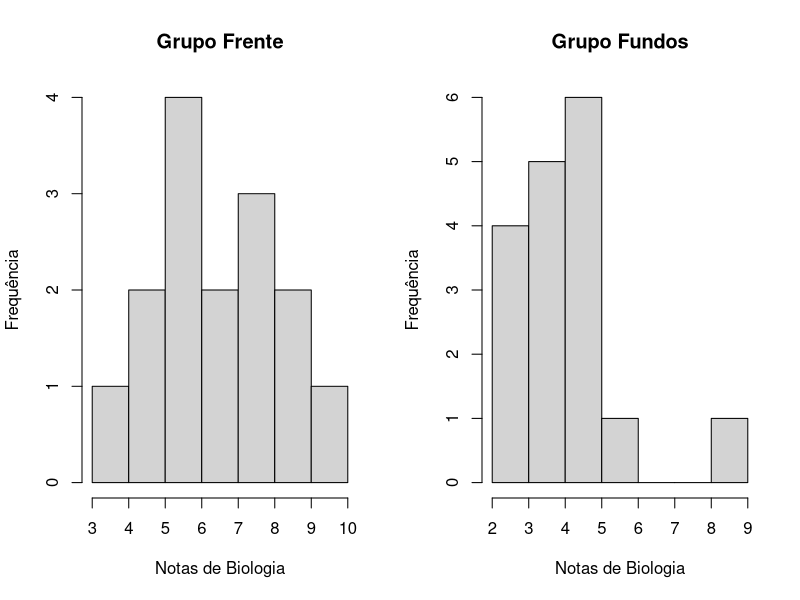
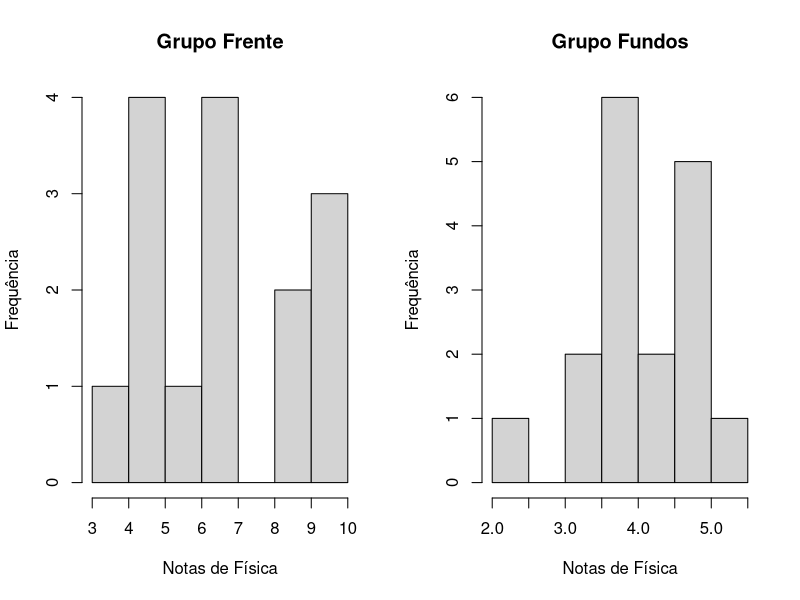
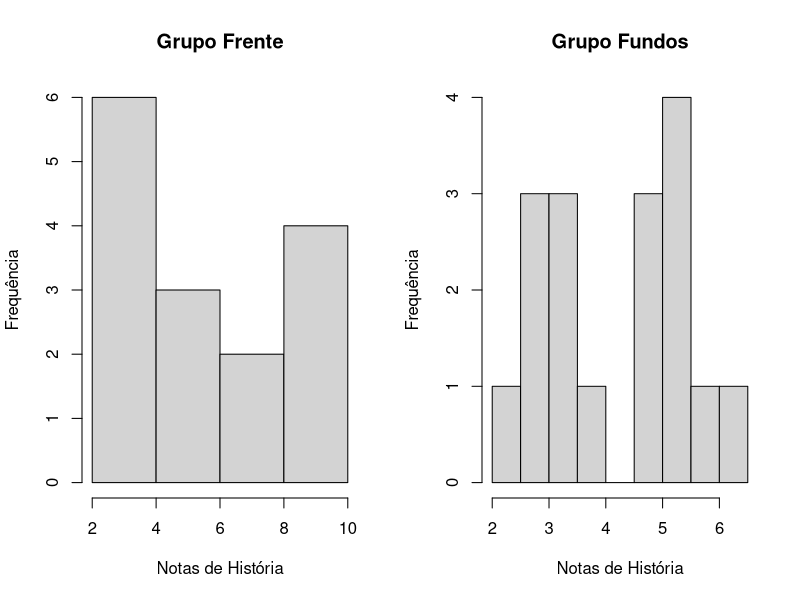

Write R code to recreate these figures, in order.
######## TESTE DE MANN-WHITNEY NO R ########
# Fazer o teste não paramétrico de Mann-Whitney para duas amostras independentes: uni e bicaudal.
# Pedir a estatística descritiva dos dados

# Objetivo: comparar dois grupos independentes, utilizado quando a amostra não é normal.
# em amostras "não normais", a média não é uma boa representação do conjunto de dados,
# portanto não faz sentido rodar o teste mann-whitney e reportar a média dos grupos,
# faz muito mais sentido reportar a mediana e o intervalo, amplitude interquartil.

# também chamado de: Wilcoxon rank-sum test (teste para soma dos postos de Wilcoxon)

if(!require(dplyr)) install.packages("dplyr")
library(dplyr)
if(!require(rstatix)) install.packages("rstatix")
library(rstatix)

###### PRESSUPOSTOS ######
## Variável dependente numérica ou categórica ordinal.
## Variável independente composta por dois grupos independentes.

###### EXERCÍCIO ######
# O banco de dados contém informações de 32 alunos de uma rede pública e privada.
# Verificar se há efeito da posição que o aluno ocupa na sala (se "Frente" ou "Fundo")
# sobre as suas notas de Biologia, Física e História.
# Descrever os resultados de forma apropriada.

dados <- read.csv2('Banco de Dados 3.csv')
View(dados)
glimpse(dados)

# Realização do teste de Mann-Whitney
wilcox.test(Nota_Biol ~ Posicao_Sala, data = dados) # rejeita H0
wilcox.test(Nota_Fis ~ Posicao_Sala, data = dados) # rejeita H0 
wilcox.test(Nota_Hist ~ Posicao_Sala, data = dados) # aceita H0

# As hipóteses para o teste de Mann-Whitney são:
# H0: mediana do grupo A = mediana do grupo B → p > 0,05
# H1: mediana do grupo A ≠ mediana do grupo B → p ≤ 0,05

# OBS: o teste bicaudal é default, caso deseje unicaudal, necessário incluir:
  # alternative = "greater" ou alternative = "less"
wilcox.test(Nota_Biol ~ Posicao_Sala, data = dados, alternative = "greater") # rejeita H0
wilcox.test(Nota_Fis ~ Posicao_Sala, data = dados, alternative = "greater") # rejeita H0 
wilcox.test(Nota_Hist ~ Posicao_Sala, data = dados, alternative = "greater") # aceita H0
# Nesse caso, o teste verificará se é a mediana do primeiro grupo é maior que a mediana do segundo
# O R está considerando "Frente" como primeiro grupo


# Análise descritiva dos dados
dados %>% group_by(Posicao_Sala) %>% 
  get_summary_stats(Nota_Biol, Nota_Hist, Nota_Fis, type = "median_iqr") # mediana ou amplitude interquartil

# Utilizando estatística não paramétrica
dados %>% group_by(Posicao_Sala) %>% 
  get_summary_stats(Nota_Biol, Nota_Hist, Nota_Fis, type = "mean_sd") # média
?get_summary_stats

# Visualização da distribuição
par(mfrow = c(1,2))
hist(dados$Nota_Biol[dados$Posicao_Sala == "Frente"],
     ylab="Frequência", xlab = "Notas de Biologia", main = "Grupo Frente")
hist(dados$Nota_Biol[dados$Posicao_Sala == "Fundos"],
     ylab="Frequência", xlab = "Notas de Biologia", main = "Grupo Fundos")

hist(dados$Nota_Fis[dados$Posicao_Sala == "Frente"],
     ylab="Frequência", xlab = "Notas de Física", main = "Grupo Frente")
hist(dados$Nota_Fis[dados$Posicao_Sala == "Fundos"],
     ylab="Frequência", xlab = "Notas de Física", main = "Grupo Fundos")

hist(dados$Nota_Hist[dados$Posicao_Sala == "Frente"],
     ylab="Frequência", xlab = "Notas de História", main = "Grupo Frente")
hist(dados$Nota_Hist[dados$Posicao_Sala == "Fundos"],
     ylab="Frequência", xlab = "Notas de História", main = "Grupo Fundos")


## RESULTADO
# O teste de Mann-Whitney mostrou que a mediana das notas de biologia do grupo "Frente" é
# diferente da mediana das notas do grupo "Fundos" (W = 227; p < 0,05). A mediana do grupo
# "Frente" (6,4 e 2,25, mediana e IQR) foi superior à do grupo "Fundos" (3,8 e 1,5).

# Para a disciplina de Física, a mediana das notas do grupo "Frente" também é diferente da
# mediana das notas do grupo "Fundos" (W = 219; p < 0,05). A mediana do grupo "Frente"
# (6,6 e 3,65, mediana e IQR) foi superior à do grupo "Fundos" (3,8 e 1).

# E para a disciplina de História, a mediana das notas do grupo "Frente" também é diferente da
# mediana das notas do grupo "Fundos" (W = 154; p > 0,05). A mediana do grupo "Frente"
# (5,4 e 5, mediana e IQR) foi superior à do grupo "Fundos" (4,9 e 2,2), mesmo o teste
# tendo aceitado H0.